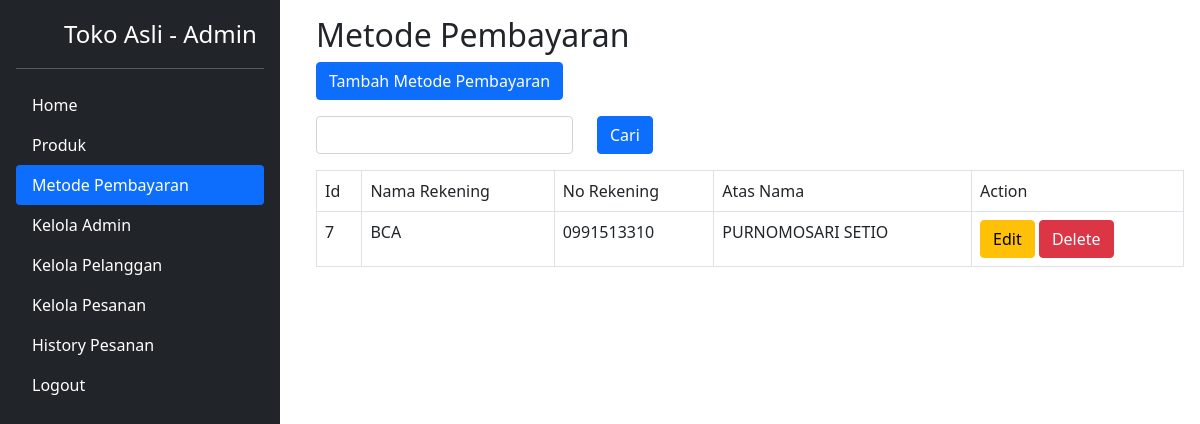
The app's page /admin/metodepembayaran.php (signed in) with its own data.
### tables this page shows
CREATE TABLE `metodepembayaran` (
  `id` int(11) NOT NULL,
  `nama_rekening` varchar(255) NOT NULL,
  `no_rekening` varchar(255) NOT NULL,
  `atas_nama` varchar(255) NOT NULL,
  `created_at` datetime NOT NULL,
  `updated_at` datetime NOT NULL,
  `deleted_at` datetime DEFAULT NULL
);

### admin/metodepembayaran.php (the view, shortened to what this page needs)
<!DOCTYPE html>
<html lang="en">
<head>
    <link href="https://cdn.jsdelivr.net/npm/bootstrap@5.0.2/dist/css/bootstrap.min.css" rel="stylesheet">
</head>
<body>
    <?php
    include "menu.php";
    ?>
    <div class="d-flex flex-column w-100" style="padding-left: 300px">
        <div class="container p-3">
        <h2>Metode Pembayaran</h2>
    <a href="addmetodepembayaran.php" class="btn btn-primary">Tambah Metode Pembayaran</a>
            <div>
            <form action="" method="POST" class="row mt-3 mb-3">
                <div class="col-auto">
                    <input type="text" class="form-control" id="search" name="search">
                </div>
                <div class="col-auto">
                    <button type="submit" class="btn btn-primary">Cari</button>
                </div>
            </form>
            </div>
    <table class="table table-bordered">
        <tr>
            <td>Id</td>
            <td>Nama Rekening</td>
            <td>No Rekening</td>
            <td>Atas Nama</td>
            <td>Action</td>
        </tr>
        <?php
        include "../config.php";
        if(isset($_POST['search'])) {
            $inputan = $_POST['search'];
            $query = "SELECT * FROM metodepembayaran WHERE deleted_at is null AND nama_rekening LIKE '%$inputan%'";
                } else {
                    $query = "SELECT * FROM metodepembayaran WHERE deleted_at is null";
                }
        $result=mysqli_query($connection, $query);
        $metodepembayaran=mysqli_fetch_array($result, MYSQLI_ASSOC);
        if($metodepembayaran !== null) {
            do {
                ?>
                <tr>
                    <td><?php echo $metodepembayaran['id'] ?></td>
                    <td><?php echo $metodepembayaran['nama_rekening'] ?></td>
                    <td><?php echo $metodepembayaran['no_rekening'] ?></td>
                    <td><?php echo $metodepembayaran['atas_nama'] ?></td>
                    <td>
                        <a href="editmetodepembayaran.php?id=<?= $metodepembayaran['id'] ?>" class="btn btn-warning">Edit</a>
                        <a href="act_deletemetodepembayaran.php?id=<?= $metodepembayaran['id'] ?>" class="btn btn-danger" onclick="confirmDelete(event)">Delete</a>
                    </td>
                </tr>
                <?php
                $metodepembayaran=mysqli_fetch_array($result, MYSQLI_ASSOC);
            } while ($metodepembayaran !== null);
        }
        ?>
    </table>
</body>
</html>

### admin/menu.php (style rules this page uses)
html { height: -webkit-fill-available; }
body { display: flex; flex-wrap: nowrap; min-height: 100vh; min-height: -webkit-fill-available; height: -webkit-fill-available; overflow-x: auto; }

### records on screen
metodepembayaran: id "7", nama_rekening "BCA", no_rekening "0991513310", atas_nama "PURNOMOSARI SETIO"
